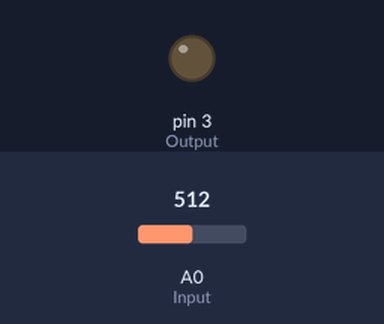
The sketch below on a simulated Arduino Uno, built with avr-gcc and run on an emulated ATmega328P. Shown: output pins drawn as LEDs (lit = HIGH). Inputs (shaded band) come from the test bench; at power-on: A0 (Input) = 512.

Above: at 1.4 s.
1.5 s: A0 (Input) set to 716
At 2.1 s:
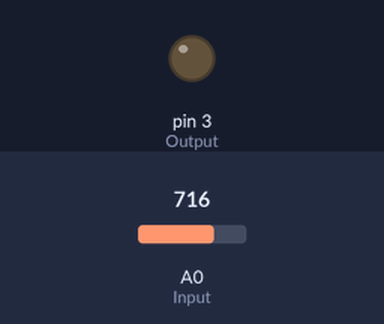
3.0 s: A0 (Input) set to 45
4.5 s: A0 (Input) set to 38
At 5.1 s:
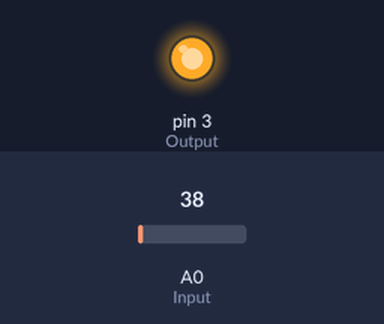
6.0 s: A0 (Input) set to 15
At 6.5 s:
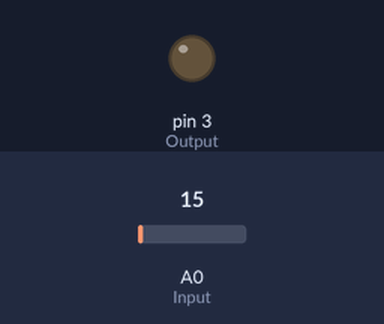
Timing chart, 0 to 8.5 s (numbered marks = the images above; inputs shaded):
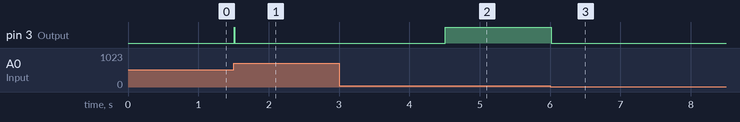

Measured:
- the behaviour switches between 41 and 40 on A0 (Input) (found by bisection; images 1 and 2)
- after the input at 1.5 s, pin 3 (Output): LOW → HIGH at once, → LOW 0.01 s later
- after the input at 3.0 s, every drawn part: stays the same
- after the input at 4.5 s, pin 3 (Output): LOW → HIGH at once
- after the input at 6.0 s, pin 3 (Output): HIGH → LOW at once

The sketch:

photoconductor2.ino
```cpp
// MH - Feb 14 2022,  update the values to match the VGA monitor from Huiazen
// - Previous values were according to the MacBook pro
// - Values previously programmed were
// int Max = 163;   // ==> 800mV
// int Min = 86;    // ==> 420mV

#define Output 3
#define Input A0

int Max = 40; //1023 total bits resolution. Max value for red
int Min = 25; //1023 total bits resolution. Max value for red
int s = 0;    //Variable to store the sum of the array
int ave = 0;  //Variable to store ave
int j = 0;    //Variable to iterate readings
const int nsum = 100; //Number of samples for average
int in[nsum];   //Variable for the A0 value

int sumofarray(int a[],int n){
   int i,sum=0;

   for(i=0; i<n; i++){
         sum+=a[i];
   }

  return sum;
 }

void sampling(){
 for(j=0; j<nsum; j++){
   //Serial.print("Sample ");  //These serial writes inside the loop introduce a significant time delay
   //Serial.print(j + 1);
   in[j] = analogRead(Input);
   //Serial.print(" is ");
   //Serial.println(in[j]);
 }
}

void setup() {
  // put your setup code here, to run once:
//Serial.begin(9600);
delay(200); //Delay at the beginning of code

pinMode(Output, OUTPUT);
pinMode(Input, INPUT);

//Serial.println("Begin");
}

void loop(){
  //Serial.println("Go back to beginning of loop");

  sampling();
  s = sumofarray(in,nsum);
  ave = s/nsum;

  //Serial.print("Ave is: ");
  //Serial.println(ave);

  if((ave <= Max) && (ave >= Min)){

    digitalWrite(Output, HIGH);
    //Serial.println("Entered High");
  }
  else{

    //sampling();
    //s = sumofarray(in,nsum);
    //ave = s/nsum;

    //if ((ave > Max) || (ave < Min)){  //Double check if it is not red
      digitalWrite(Output,LOW);
        //Serial.println("Entered Low");
    //}
  }
}
```
